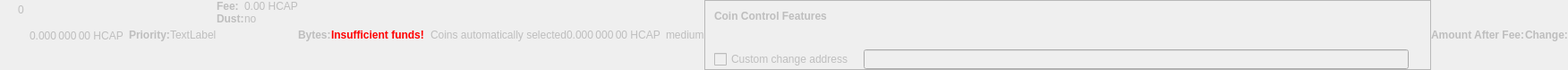
    <widget class="QWidget" name="dummyHideWidget" native="true">
     <property name="enabled">
      <bool>false</bool>
     </property>
     <property name="maximumSize">
      <size>
       <width>100</width>
       <height>16</height>
      </size>
     </property>
     <layout class="QHBoxLayout" name="dummyHideLayout">
      <property name="spacing">
       <number>0</number>
      </property>
      <property name="leftMargin">
       <number>0</number>
      </property>
      <property name="topMargin">
       <number>0</number>
      </property>
      <property name="rightMargin">
       <number>0</number>
      </property>
      <property name="bottomMargin">
       <number>0</number>
      </property>
      <item>
       <layout class="QFormLayout" name="formLayoutCoinControl1">
        <property name="horizontalSpacing">
         <number>10</number>
        </property>
        <property name="verticalSpacing">
         <number>14</number>
        </property>
        <property name="leftMargin">
         <number>10</number>
        </property>
        <property name="topMargin">
         <number>4</number>
        </property>
        <property name="rightMargin">
         <number>6</number>
        </property>
        <item row="0" column="1">
         <widget class="QLabel" name="labelCoinControlBytes">
          <property name="cursor">
           <cursorShape>IBeamCursor</cursorShape>
          </property>
          <property name="contextMenuPolicy">
           <enum>Qt::ActionsContextMenu</enum>
          </property>
          <property name="text">
           <string notr="true">0</string>
          </property>
          <property name="textInteractionFlags">
           <set>Qt::LinksAccessibleByMouse|Qt::TextSelectableByKeyboard|Qt::TextSelectableByMouse</set>
          </property>
         </widget>
        </item>
       </layout>
      </item>
      <item>
       <widget class="QLabel" name="labelCoinControlAfterFee">
        <property name="enabled">
         <bool>false</bool>
        </property>
        <property name="sizePolicy">
         <sizepolicy hsizetype="Fixed" vsizetype="Fixed">
          <horstretch>0</horstretch>
          <verstretch>0</verstretch>
         </sizepolicy>
        </property>
        <property name="minimumSize">
         <size>
          <width>111</width>
          <height>12</height>
         </size>
        </property>
        <property name="maximumSize">
         <size>
          <width>111</width>
          <height>12</height>
         </size>
        </property>
        <property name="cursor">
         <cursorShape>IBeamCursor</cursorShape>
        </property>
        <property name="contextMenuPolicy">
         <enum>Qt::ActionsContextMenu</enum>
        </property>
        <property name="text">
         <string notr="true">0.000 000 00 HCAP</string>
        </property>
        <property name="textInteractionFlags">
         <set>Qt::LinksAccessibleByMouse|Qt::TextSelectableByKeyboard|Qt::TextSelectableByMouse</set>
        </property>
       </widget>
      </item>
      <item>
       <widget class="QLabel" name="labelCoinControlPriorityText">
        <property name="enabled">
         <bool>false</bool>
        </property>
        <property name="font">
         <font>
          <weight>75</weight>
          <bold>true</bold>
         </font>
        </property>
        <property name="text">
         <string>Priority:</string>
        </property>
       </widget>
      </item>
      <item>
       <layout class="QHBoxLayout" name="horizontalLayout">
        <item>
         <widget class="QLabel" name="WarningLabel">
          <property name="text">
           <string>TextLabel</string>
          </property>
         </widget>
        </item>
       </layout>
      </item>
      <item>
       <layout class="QFormLayout" name="formLayoutCoinControl3">
        <property name="horizontalSpacing">
         <number>0</number>
        </property>
        <property name="verticalSpacing">
         <number>0</number>
        </property>
        <property name="leftMargin">
         <number>0</number>
        </property>
        <property name="topMargin">
         <number>0</number>
        </property>
        <property name="rightMargin">
         <number>0</number>
        </property>
        <item row="0" column="0">
         <widget class="QLabel" name="labelCoinControlFeeText">
          <property name="enabled">
           <bool>false</bool>
          </property>
          <property name="font">
           <font>
            <weight>75</weight>
            <bold>true</bold>
           </font>
          </property>
          <property name="text">
           <string>Fee:</string>
          </property>
          <property name="margin">
           <number>0</number>
          </property>
         </widget>
        </item>
        <item row="0" column="1">
         <widget class="QLabel" name="labelCoinControlFee">
          <property name="enabled">
           <bool>false</bool>
          </property>
          <property name="cursor">
           <cursorShape>IBeamCursor</cursorShape>
          </property>
          <property name="contextMenuPolicy">
           <enum>Qt::ActionsContextMenu</enum>
          </property>
          <property name="text">
           <string notr="true">0.00 HCAP</string>
          </property>
          <property name="textInteractionFlags">
           <set>Qt::LinksAccessibleByMouse|Qt::TextSelectableByKeyboard|Qt::TextSelectableByMouse</set>
          </property>
         </widget>
        </item>
        <item row="1" column="0">
         <widget class="QLabel" name="labelCoinControlLowOutputText">
          <property name="enabled">
           <bool>false</bool>
          </property>
          <property name="font">
           <font>
            <weight>75</weight>
            <bold>true</bold>
           </font>
          </property>
          <property name="text">
           <string>Dust:</string>
          </property>
         </widget>
        </item>
        <item row="1" column="1">
         <widget class="QLabel" name="labelCoinControlLowOutput">
          <property name="enabled">
           <bool>false</bool>
          </property>
          <property name="cursor">
           <cursorShape>IBeamCursor</cursorShape>
          </property>
          <property name="contextMenuPolicy">
           <enum>Qt::ActionsContextMenu</enum>
          </property>
          <property name="text">
           <string>no</string>
          </property>
          <property name="textInteractionFlags">
           <set>Qt::LinksAccessibleByMouse|Qt::TextSelectableByKeyboard|Qt::TextSelectableByMouse</set>
          </property>
         </widget>
        </item>
       </layout>
      </item>
      <item>
       <widget class="QLabel" name="labelCoinControlBytesText">
        <property name="enabled">
         <bool>false</bool>
        </property>
        <property name="font">
         <font>
          <weight>75</weight>
          <bold>true</bold>
         </font>
        </property>
        <property name="text">
         <string>Bytes:</string>
        </property>
       </widget>
      </item>
      <item>
       <layout class="QFormLayout" name="formLayoutCoinControl2">
        <property name="horizontalSpacing">
         <number>0</number>
        </property>
        <property name="verticalSpacing">
         <number>0</number>
        </property>
        <property name="leftMargin">
         <number>0</number>
        </property>
        <property name="topMargin">
         <number>0</number>
        </property>
        <property name="rightMargin">
         <number>0</number>
        </property>
       </layout>
      </item>
      <item>
       <layout class="QHBoxLayout" name="horizontalLayoutCoinControl2">
        <property name="spacing">
         <number>0</number>
        </property>
        <property name="bottomMargin">
         <number>0</number>
        </property>
       </layout>
      </item>
      <item>
       <widget class="QLabel" name="labelCoinControlInsuffFunds">
        <property name="enabled">
         <bool>false</bool>
        </property>
        <property name="minimumSize">
         <size>
          <width>0</width>
          <height>0</height>
         </size>
        </property>
        <property name="font">
         <font>
          <weight>75</weight>
          <bold>true</bold>
         </font>
        </property>
        <property name="styleSheet">
         <string notr="true">color:red;font-weight:bold;</string>
        </property>
        <property name="text">
         <string>Insufficient funds!</string>
        </property>
        <property name="margin">
         <number>5</number>
        </property>
       </widget>
      </item>
      <item>
       <layout class="QFormLayout" name="formLayoutCoinControl4">
        <property name="horizontalSpacing">
         <number>0</number>
        </property>
        <property name="verticalSpacing">
         <number>0</number>
        </property>
        <property name="leftMargin">
         <number>0</number>
        </property>
        <property name="topMargin">
         <number>0</number>
        </property>
        <property name="rightMargin">
         <number>0</number>
        </property>
       </layout>
      </item>
      <item>
       <widget class="QLabel" name="labelCoinControlChangeLabel">
        <property name="enabled">
         <bool>false</bool>
        </property>
        <property name="sizePolicy">
         <sizepolicy hsizetype="Preferred" vsizetype="Expanding">
          <horstretch>0</horstretch>
          <verstretch>0</verstretch>
         </sizepolicy>
        </property>
        <property name="minimumSize">
         <size>
          <width>0</width>
          <height>0</height>
         </size>
        </property>
        <property name="text">
         <string/>
        </property>
        <property name="margin">
         <number>3</number>
        </property>
       </widget>
      </item>
      <item>
       <widget class="QLabel" name="labelCoinControlAutomaticallySelected">
        <property name="enabled">
         <bool>false</bool>
        </property>
        <property name="sizePolicy">
         <sizepolicy hsizetype="Fixed" vsizetype="Fixed">
          <horstretch>0</horstretch>
          <verstretch>0</verstretch>
         </sizepolicy>
        </property>
        <property name="minimumSize">
         <size>
          <width>0</width>
          <height>0</height>
         </size>
        </property>
        <property name="maximumSize">
         <size>
          <width>240</width>
          <height>16777215</height>
         </size>
        </property>
        <property name="text">
         <string>Coins automatically selected</string>
        </property>
        <property name="margin">
         <number>5</number>
        </property>
       </widget>
      </item>
      <item>
       <widget class="QLabel" name="labelCoinControlChange">
        <property name="enabled">
         <bool>false</bool>
        </property>
        <property name="sizePolicy">
         <sizepolicy hsizetype="Fixed" vsizetype="Fixed">
          <horstretch>0</horstretch>
          <verstretch>0</verstretch>
         </sizepolicy>
        </property>
        <property name="minimumSize">
         <size>
          <width>111</width>
          <height>0</height>
         </size>
        </property>
        <property name="maximumSize">
         <size>
          <width>111</width>
          <height>16777215</height>
         </size>
        </property>
        <property name="cursor">
         <cursorShape>IBeamCursor</cursorShape>
        </property>
        <property name="contextMenuPolicy">
         <enum>Qt::ActionsContextMenu</enum>
        </property>
        <property name="text">
         <string notr="true">0.000 000 00 HCAP</string>
        </property>
        <property name="textInteractionFlags">
         <set>Qt::LinksAccessibleByMouse|Qt::TextSelectableByKeyboard|Qt::TextSelectableByMouse</set>
        </property>
       </widget>
      </item>
      <item>
       <widget class="QLabel" name="labelCoinControlPriority">
        <property name="enabled">
         <bool>false</bool>
        </property>
        <property name="cursor">
         <cursorShape>IBeamCursor</cursorShape>
        </property>
        <property name="contextMenuPolicy">
         <enum>Qt::ActionsContextMenu</enum>
        </property>
        <property name="text">
         <string>medium</string>
        </property>
        <property name="textInteractionFlags">
         <set>Qt::LinksAccessibleByMouse|Qt::TextSelectableByKeyboard|Qt::TextSelectableByMouse</set>
        </property>
       </widget>
      </item>
      <item>
       <widget class="QFrame" name="frameCoinControl">
        <property name="sizePolicy">
         <sizepolicy hsizetype="Expanding" vsizetype="Expanding">
          <horstretch>0</horstretch>
          <verstretch>0</verstretch>
         </sizepolicy>
        </property>
        <property name="maximumSize">
         <size>
          <width>16777215</width>
          <height>16777215</height>
         </size>
        </property>
        <property name="frameShape">
         <enum>QFrame::StyledPanel</enum>
        </property>
        <property name="frameShadow">
         <enum>QFrame::Sunken</enum>
        </property>
        <layout class="QVBoxLayout" name="verticalLayoutCoinControl2_2">
         <property name="spacing">
          <number>0</number>
         </property>
         <property name="leftMargin">
          <number>0</number>
         </property>
         <property name="topMargin">
          <number>0</number>
         </property>
         <property name="rightMargin">
          <number>0</number>
         </property>
         <property name="bottomMargin">
          <number>0</number>
         </property>
         <item>
          <layout class="QVBoxLayout" name="verticalLayoutCoinControl" stretch="0,0,0,1">
           <property name="spacing">
            <number>0</number>
           </property>
           <property name="leftMargin">
            <number>10</number>
           </property>
           <property name="topMargin">
            <number>10</number>
           </property>
           <item>
            <layout class="QHBoxLayout" name="horizontalLayoutCoinControl1">
             <property name="bottomMargin">
              <number>15</number>
             </property>
             <item>
              <widget class="QLabel" name="labelCoinControlFeatures">
               <property name="enabled">
                <bool>false</bool>
               </property>
               <property name="sizePolicy">
                <sizepolicy hsizetype="Preferred" vsizetype="Maximum">
                 <horstretch>0</horstretch>
                 <verstretch>0</verstretch>
                </sizepolicy>
               </property>
               <property name="font">
                <font>
                 <weight>75</weight>
                 <bold>true</bold>
                </font>
               </property>
               <property name="styleSheet">
                <string notr="true">font-weight:bold;</string>
               </property>
               <property name="text">
                <string>Coin Control Features</string>
               </property>
              </widget>
             </item>
            </layout>
           </item>
           <item>
            <widget class="QWidget" name="widgetCoinControl" native="true">
             <property name="sizePolicy">
              <sizepolicy hsizetype="Preferred" vsizetype="Preferred">
               <horstretch>0</horstretch>
               <verstretch>0</verstretch>
              </sizepolicy>
             </property>
             <property name="minimumSize">
              <size>
               <width>0</width>
               <height>0</height>
              </size>
             </property>
             <property name="styleSheet">
              <string notr="true"/>
             </property>
             <layout class="QHBoxLayout" name="horizontalLayoutCoinControl5_2">
              <property name="leftMargin">
               <number>0</number>
              </property>
              <property name="topMargin">
               <number>0</number>
              </property>
              <property name="rightMargin">
               <number>0</number>
              </property>
              <property name="bottomMargin">
               <number>0</number>
              </property>
              <item>
               <layout class="QHBoxLayout" name="horizontalLayoutCoinControl3">
                <property name="spacing">
                 <number>20</number>
                </property>
                <property name="topMargin">
                 <number>0</number>
                </property>
                <property name="bottomMargin">
                 <number>10</number>
                </property>
               </layout>
              </item>
             </layout>
            </widget>
           </item>
           <item>
            <layout class="QHBoxLayout" name="horizontalLayoutCoinControl4" stretch="0,0,0">
             <property name="spacing">
              <number>12</number>
             </property>
             <property name="sizeConstraint">
              <enum>QLayout::SetDefaultConstraint</enum>
             </property>
             <property name="topMargin">
              <number>5</number>
             </property>
             <property name="rightMargin">
              <number>5</number>
             </property>
             <item>
              <widget class="QCheckBox" name="checkBoxCoinControlChange">
               <property name="enabled">
                <bool>false</bool>
               </property>
               <property name="toolTip">
                <string>If this is activated, but the change address is empty or invalid, change will be sent to a newly generated address.</string>
               </property>
               <property name="text">
                <string>Custom change address</string>
               </property>
              </widget>
             </item>
             <item>
              <widget class="QValidatedLineEdit" name="lineEditCoinControlChange">
               <property name="enabled">
                <bool>false</bool>
               </property>
               <property name="sizePolicy">
                <sizepolicy hsizetype="Expanding" vsizetype="Fixed">
                 <horstretch>0</horstretch>
                 <verstretch>0</verstretch>
                </sizepolicy>
               </property>
              </widget>
             </item>
             <item>
              <widget class="QLabel" name="labelCoinControlChangeLabel_2">
               <property name="sizePolicy">
                <sizepolicy hsizetype="Preferred" vsizetype="Expanding">
                 <horstretch>0</horstretch>
                 <verstretch>0</verstretch>
                </sizepolicy>
               </property>
               <property name="minimumSize">
                <size>
                 <width>0</width>
                 <height>0</height>
                </size>
               </property>
               <property name="text">
                <string/>
               </property>
               <property name="margin">
                <number>3</number>
               </property>
              </widget>
             </item>
            </layout>
           </item>
           <item>
            <spacer name="verticalSpacerCoinControl">
             <property name="orientation">
              <enum>Qt::Vertical</enum>
             </property>
             <property name="sizeHint" stdset="0">
              <size>
               <width>800</width>
               <height>1</height>
              </size>
             </property>
            </spacer>
           </item>
          </layout>
         </item>
        </layout>
       </widget>
      </item>
      <item>
       <widget class="QLabel" name="labelCoinControlAfterFeeText">
        <property name="enabled">
         <bool>false</bool>
        </property>
        <property name="minimumSize">
         <size>
          <width>0</width>
          <height>0</height>
         </size>
        </property>
        <property name="maximumSize">
         <size>
          <width>16777215</width>
          <height>16777215</height>
         </size>
        </property>
        <property name="font">
         <font>
          <weight>75</weight>
          <bold>true</bold>
         </font>
        </property>
        <property name="text">
         <string>Amount After Fee:</string>
        </property>
        <property name="alignment">
         <set>Qt::AlignLeading|Qt::AlignLeft|Qt::AlignVCenter</set>
        </property>
        <property name="margin">
         <number>0</number>
        </property>
       </widget>
      </item>
      <item>
       <widget class="QLabel" name="labelCoinControlChangeText">
        <property name="enabled">
         <bool>false</bool>
        </property>
        <property name="sizePolicy">
         <sizepolicy hsizetype="Preferred" vsizetype="Preferred">
          <horstretch>0</horstretch>
          <verstretch>0</verstretch>
         </sizepolicy>
        </property>
        <property name="minimumSize">
         <size>
          <width>0</width>
          <height>0</height>
         </size>
        </property>
        <property name="maximumSize">
         <size>
          <width>16777215</width>
          <height>16777215</height>
         </size>
        </property>
        <property name="font">
         <font>
          <weight>75</weight>
          <bold>true</bold>
         </font>
        </property>
        <property name="text">
         <string>Change:</string>
        </property>
        <property name="alignment">
         <set>Qt::AlignLeading|Qt::AlignLeft|Qt::AlignVCenter</set>
        </property>
       </widget>
      </item>
     </layout>
    </widget>
